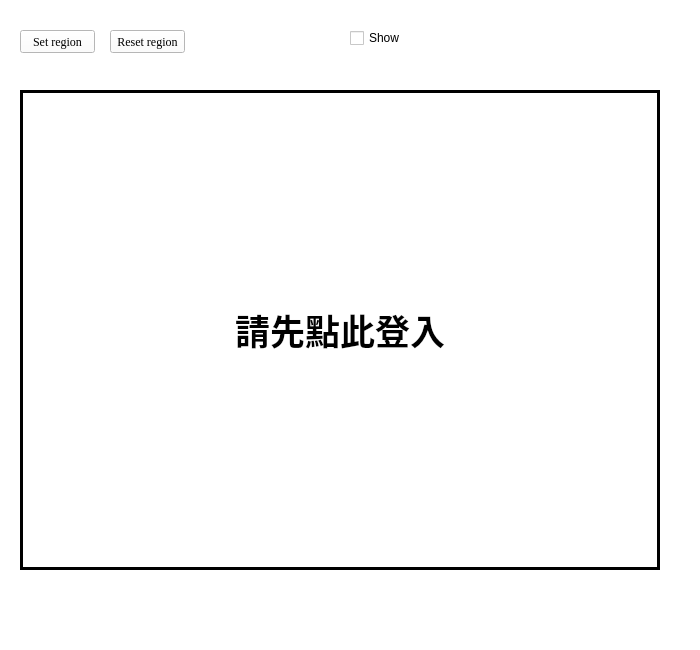
<?xml version="1.0" encoding="UTF-8"?>
<ui version="4.0">
 <class>MainWindow</class>
 <widget class="QMainWindow" name="MainWindow">
  <property name="geometry">
   <rect>
    <x>0</x>
    <y>0</y>
    <width>700</width>
    <height>650</height>
   </rect>
  </property>
  <property name="sizePolicy">
   <sizepolicy hsizetype="Fixed" vsizetype="Fixed">
    <horstretch>0</horstretch>
    <verstretch>0</verstretch>
   </sizepolicy>
  </property>
  <property name="minimumSize">
   <size>
    <width>440</width>
    <height>80</height>
   </size>
  </property>
  <property name="maximumSize">
   <size>
    <width>700</width>
    <height>650</height>
   </size>
  </property>
  <property name="windowTitle">
   <string>Class support system</string>
  </property>
  <property name="styleSheet">
   <string notr="true">background-color: rgb(255, 255, 255);</string>
  </property>
  <widget class="QWidget" name="centralWidget">
   <widget class="QLabel" name="frameLabel">
    <property name="geometry">
     <rect>
      <x>20</x>
      <y>90</y>
      <width>640</width>
      <height>480</height>
     </rect>
    </property>
    <property name="minimumSize">
     <size>
      <width>100</width>
      <height>200</height>
     </size>
    </property>
    <property name="font">
     <font>
      <family>微軟正黑體</family>
      <pointsize>26</pointsize>
      <weight>75</weight>
      <bold>true</bold>
     </font>
    </property>
    <property name="cursor">
     <cursorShape>CrossCursor</cursorShape>
    </property>
    <property name="frameShape">
     <enum>QFrame::Panel</enum>
    </property>
    <property name="lineWidth">
     <number>3</number>
    </property>
    <property name="midLineWidth">
     <number>5</number>
    </property>
    <property name="text">
     <string>請先點此登入</string>
    </property>
    <property name="alignment">
     <set>Qt::AlignCenter</set>
    </property>
    <property name="indent">
     <number>-1</number>
    </property>
   </widget>
   <widget class="QPushButton" name="pushButton_set_region">
    <property name="geometry">
     <rect>
      <x>20</x>
      <y>30</y>
      <width>75</width>
      <height>23</height>
     </rect>
    </property>
    <property name="font">
     <font>
      <family>Times New Roman</family>
     </font>
    </property>
    <property name="text">
     <string>Set region</string>
    </property>
   </widget>
   <widget class="QPushButton" name="pushButton_reset_region">
    <property name="geometry">
     <rect>
      <x>110</x>
      <y>30</y>
      <width>75</width>
      <height>23</height>
     </rect>
    </property>
    <property name="font">
     <font>
      <family>Times New Roman</family>
     </font>
    </property>
    <property name="text">
     <string>Reset region</string>
    </property>
   </widget>
   <widget class="QPushButton" name="pushButton_startrecord">
    <property name="geometry">
     <rect>
      <x>210</x>
      <y>10</y>
      <width>51</width>
      <height>51</height>
     </rect>
    </property>
    <property name="font">
     <font>
      <family>微軟正黑體</family>
      <pointsize>10</pointsize>
      <weight>75</weight>
      <bold>true</bold>
     </font>
    </property>
    <property name="focusPolicy">
     <enum>Qt::StrongFocus</enum>
    </property>
    <property name="styleSheet">
     <string notr="true"/>
    </property>
    <property name="text">
     <string/>
    </property>
    <property name="icon">
     <iconset resource="background_img.qrc">
      <normaloff>:/background_img/background/strat.jpg</normaloff>:/background_img/background/strat.jpg</iconset>
    </property>
    <property name="iconSize">
     <size>
      <width>40</width>
      <height>40</height>
     </size>
    </property>
    <property name="default">
     <bool>true</bool>
    </property>
    <property name="flat">
     <bool>true</bool>
    </property>
   </widget>
   <widget class="QPushButton" name="pushButton_stoprecord">
    <property name="geometry">
     <rect>
      <x>270</x>
      <y>8</y>
      <width>61</width>
      <height>52</height>
     </rect>
    </property>
    <property name="styleSheet">
     <string notr="true">color: rgb(85, 41, 27);
background-color: rgb(255, 255, 127);</string>
    </property>
    <property name="text">
     <string/>
    </property>
    <property name="icon">
     <iconset resource="background_img.qrc">
      <normaloff>:/background_img/background/stop_icon.png</normaloff>:/background_img/background/stop_icon.png</iconset>
    </property>
    <property name="iconSize">
     <size>
      <width>65</width>
      <height>65</height>
     </size>
    </property>
    <property name="default">
     <bool>true</bool>
    </property>
    <property name="flat">
     <bool>true</bool>
    </property>
   </widget>
   <widget class="QCheckBox" name="checkBox">
    <property name="geometry">
     <rect>
      <x>350</x>
      <y>30</y>
      <width>73</width>
      <height>16</height>
     </rect>
    </property>
    <property name="text">
     <string>Show</string>
    </property>
   </widget>
  </widget>
  <widget class="QStatusBar" name="statusBar"/>
 </widget>
 <layoutdefault spacing="6" margin="11"/>
 <resources>
  <include location="background_img.qrc"/>
 </resources>
 <connections/>
</ui>
